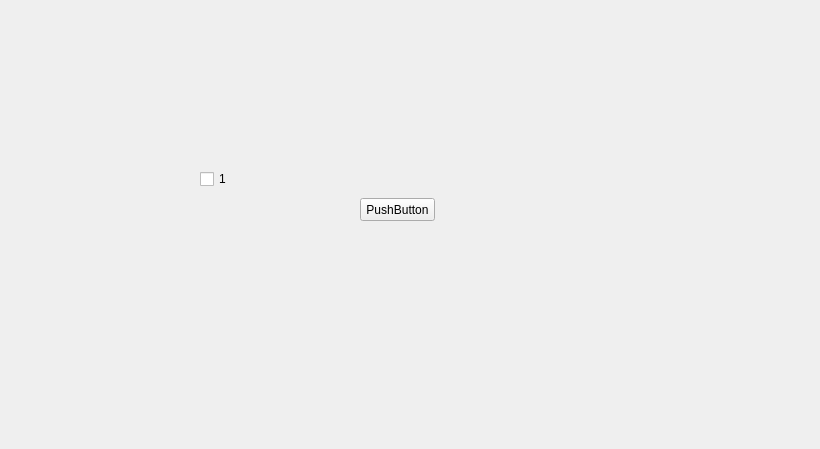
<?xml version="1.0" encoding="UTF-8"?>
<ui version="4.0">
 <class>Form</class>
 <widget class="QWidget" name="Form">
  <property name="geometry">
   <rect>
    <x>0</x>
    <y>0</y>
    <width>820</width>
    <height>449</height>
   </rect>
  </property>
  <property name="mouseTracking">
   <bool>true</bool>
  </property>
  <property name="tabletTracking">
   <bool>false</bool>
  </property>
  <property name="windowTitle">
   <string>Form</string>
  </property>
  <widget class="QCheckBox" name="checkBox">
   <property name="geometry">
    <rect>
     <x>200</x>
     <y>171</y>
     <width>71</width>
     <height>16</height>
    </rect>
   </property>
   <property name="text">
    <string>1</string>
   </property>
  </widget>
  <widget class="button" name="pushButton">
   <property name="geometry">
    <rect>
     <x>360</x>
     <y>198</y>
     <width>75</width>
     <height>23</height>
    </rect>
   </property>
   <property name="text">
    <string>PushButton</string>
   </property>
  </widget>
 </widget>
 <customwidgets>
  <customwidget>
   <class>button</class>
   <extends>QPushButton</extends>
   <header>qfluentweigets</header>
  </customwidget>
 </customwidgets>
 <resources/>
 <connections/>
</ui>
